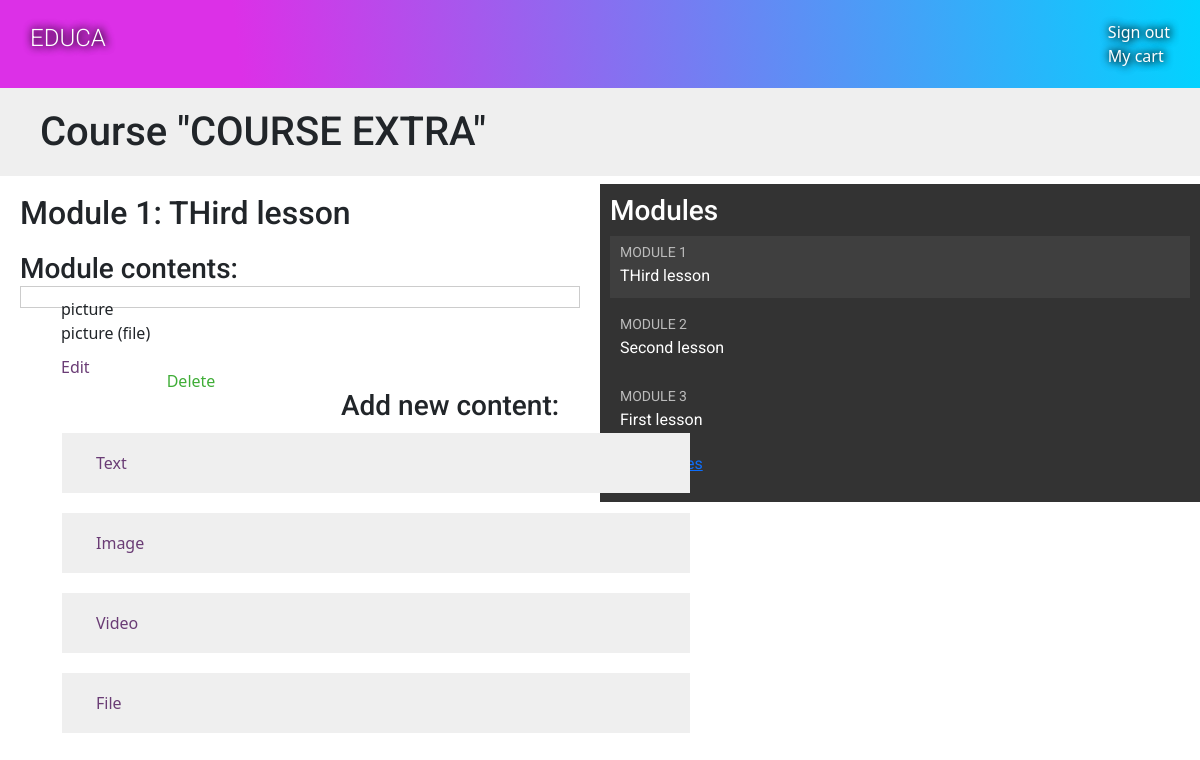
The page /course/module/18/ (signed in) on the database its author committed.
### courses/models.py (models this page shows, shortened)
class Course(models.Model):
    name = models.CharField(max_length=200)
    slug = models.SlugField(max_length=200, unique=True)
    students = models.ManyToManyField(User, blank=True, related_name='courses_students')
    subject = models.ForeignKey(Subject, related_name='courses', on_delete=models.CASCADE)
    owner = models.ForeignKey(User, related_name='owners', on_delete = models.SET_NULL, null=True)
    created = models.DateField(auto_now_add=True)
    overview = models.TextField()
    price = models.IntegerField('Цена', default=0)
    views_count = models.IntegerField("Просмотры курса", default=0)
    mean_rating = models.DecimalField('Рейтинг', default=0, decimal_places=2, max_digits=3)
    class Meta:
        ordering=['-created']

class Module(models.Model):
    name = models.CharField(max_length=200)
    slug = models.CharField(max_length = 200)
    course = models.ForeignKey(Course, related_name='modules', on_delete=models.CASCADE)
    description = models.TextField(blank=True)
    order = OrderField(blank=True, for_fields=['course'])
    class Meta:
        ordering = ['order']

class Content(models.Model):
    module = models.ForeignKey(Module, on_delete=models.CASCADE, related_name='content')
    content_type = models.ForeignKey(ContentType, on_delete=models.CASCADE, limit_choices_to={'model__in':( 'text',\
                                                                                                           'video',\
                                                                                                           'image',\
                                                                                                           'file')})
    object_id = models.PositiveIntegerField()
    content_object = GenericForeignKey('content_type', 'object_id') # = itme
    order = OrderField(blank=True, for_fields = ['module'])  #????
    class Meta:
        ordering = ['order']

class BaseItem(models.Model):
    owner = models.ForeignKey(User, on_delete=models.CASCADE)
    title = models.CharField(max_length=250)
    created = models.DateTimeField(auto_now_add=True)
    updated = models.DateTimeField(auto_now=True)
    def __str__(self):
        return self.title
    class Meta:
        abstract = True

class File(BaseItem):
    file = models.FileField(upload_to='files')

### courses/views.py (the view)
# urls.py: path('module/<int:module_id>/', ModuleContentListView.as_view(), name = "module_content_list"),
class ModuleContentListView(TemplateResponseMixin, View):
    template_name = 'courses/manage/module/content_list.html'
    def get(self, request, module_id):
        module = get_object_or_404(Module, id=module_id, course__owner=request.user)
        module_content = module.content.all()
        return self.render_to_response({'module':module, 'module_content':module_content})

### courses/templatetags/course.py (called while the page is built)
@register.filter
def model_name(obj):
    try:
        return obj._meta.model_name
    except AttributeError:
        return None

### courses/templates/courses/manage/module/content_list.html (shortened to what this page needs)
{% extends "base.html" %}
{% load course %}
{% block content %}
  {% with course=module.course %}
    <h1>Course "{{ course.name }}"</h1>
    <div class="contents">
      <h3>Modules</h3>
      <ul id="modules">
        {% for m in course.modules.all %}
          <li data-id="{{ m.id }}" {% if m == module %}
           class="selected"{% endif %}>
            <a href="{% url "module_content_list" m.id %}">
              <span>
                Module <span class="order">{{ m.order|add:1 }}</span>
              </span>
              <br>
              {{ m.name }}
            </a>
          </li>
        {% empty %}
          <li>No modules yet.</li>
        {% endfor %}
      </ul>
      <p><a href="{% url "course_module_update" course.id %}">
      Edit modules</a></p>
    </div>
    <div class="module">
      <h2>Module {{ module.order|add:1 }}: {{ module.name }}</h2>
      <h3>Module contents:</h3>
      <div id="module-contents">
        {% for content in module_content %}
          <div data-id="{{ content.id }}">
            {% with item=content.content_object %}
              <p>{{ item }}</p>
              <p>{{ item }} ({{ item|model_name }})</p>
                <a href="{% url 'module_content_update' module.id item|model_name %}">
                    Edit
                </a>
              <form action="{% url "module_content_delete" content.id %}" method="post">
                <input type="submit" value="Delete">
              </form>
            {% endwith %}
          </div>
        {% empty %}
          <p>This module has no contents yet.</p>
        {% endfor %}
      </div>
      <h3>Add new content:</h3>
      <ul class="content-types">
        <li><a href="{% url "module_content_create" module.id "text" %}">
        Text</a></li>
        <li><a href="{% url "module_content_create" module.id "image" %}">
        Image</a></li>
        <li><a href="{% url "module_content_create" module.id "video" %}">
        Video</a></li>
        <li><a href="{% url "module_content_create" module.id "file" %}">
        File</a></li>
      </ul>
    </div>
  {% endwith %}
{% endblock %}

### courses/static/css/base.css (style rules this page uses)
body { margin:0; font-family:'Roboto', sans-serif; font-weight:400; color:#333; }
a { color:#3fad37; text-decoration:none; }
ul { float:left; }
h1, h2, h3, h4, h5, h6 { font-family:'Roboto', sans-serif; font-weight:300; }
h1 { background:#efefef; width:100%; overflow:auto; padding:20px 0 20px 40px; margin:0; }
.module { padding:10px 20px; float:left; width:600px; }
.module a { padding: 10px 20px; float:left; width:600px; text-decoration: none; color: #6a3c75; transition: all 0.6s ease; }
.module h3 { margin: 20px 0 0; padding:0; width:100%; }
.module p { margin: 0px 20px; width:100%; float:left; }
.contents { width:50%; padding:10px; float:right; background:#333; color: #fff; font-family:'Roboto', sans-serif; }
.contents ul { list-style:none; margin:0; padding:0; width:100%; }
.contents ul li { margin:0 0 10px 0; padding:4px 10px 10px; overflow:auto; cursor:move; }
.contents ul li.selected { background:#3f3f3f; }
.contents ul span { text-transform:uppercase; color:#bbb; font-size:14px; }
.contents ul a { display:block; color:#fff; text-decoration:none; transition: all 0.4s ease; }
ul.content-types li { list-style:none; float:left; margin:10px; background:#efefef; padding:8px 14px; }
input, select, textarea { border:1px solid #ccc; border-bottom:3px solid #ccc; padding:8px 12px; font-size:16px; font-family:'Roboto', sans-serif; float:left; clear:both; width:300px; }
input[type=submit], a.button { border-radius:5px; background: rgba(220,48,231,1); color:#fff; font-size:16px; text-transform:uppercase; border:none; padding:10px 20px; margin:20px 0; transition: all 1.2s ease; }
#module-contents div { padding:10px 20px; border:1px solid #ccc; background:#fff }
#module-contents form { margin:0; padding:0; }
#module-contents input[type=submit] { color:#3fad37; background:none; margin:-20px 0 0; padding:0; float:left; text-transform:none; }

### rows shown on the page
Course: name "COURSE EXTRA"
Module: order|add "1", name "THird lesson"
Module: order|add "2", name "Second lesson"
Module: order|add "3", name "First lesson"
Content: content_object "picture", content_object|model_name "file"
